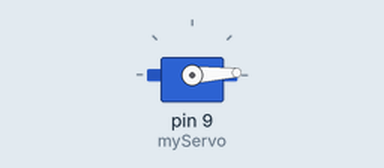
Bench run of a sketch on a simulated Arduino Uno, built with avr-gcc and run on an emulated ATmega328P. Shown: servo.

Above: at 0.05 s.
At 1.3 s:
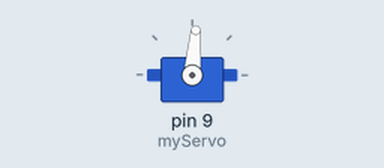
At 2.6 s:
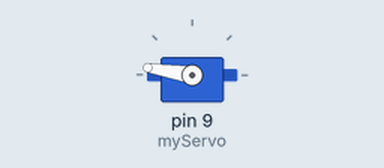
At 5.2 s:
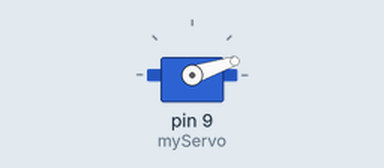
Timing chart, 0 to 7.1 s (numbered marks = the images above):
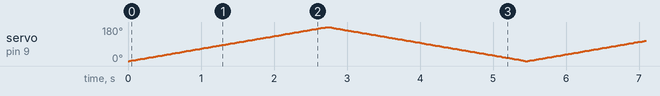

The sketch:

Day18_Servo_Sweep.ino
```cpp
// Day 18 - Outputs & Actuators: Step 2 - servo sweeps 0 to 180 degrees and back
//
// Wiring:
//   Servo signal -> pin 9, servo power -> 5V, servo ground -> GND

#include <Servo.h>      // library that controls servo motors

Servo myServo;          // servo object

void setup() {
  myServo.attach(9);    // connect the servo signal wire to pin 9
}

void loop() {
  // sweep from 0 to 180 degrees
  for (int angle = 0; angle <= 180; angle++) {
    myServo.write(angle);
    delay(15);          // short pause so the servo can reach each angle
  }

  // sweep back from 180 to 0 degrees
  for (int angle = 180; angle >= 0; angle--) {
    myServo.write(angle);
    delay(15);
  }
}
```
